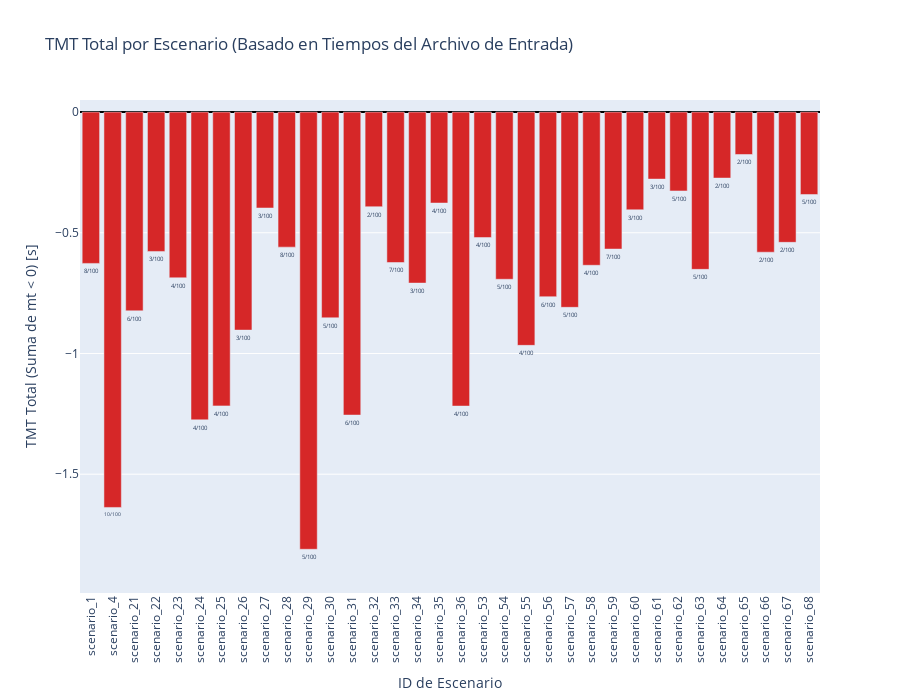

The code cell stored with this chart in its notebook:
### Markdown cell above
# Analisys

### Code cell
import json
import os
import math
import pandas as pd
import plotly.graph_objects as go
from plotly.subplots import make_subplots
import logging
import numpy as np # Para isnan
from typing import Dict, List, Any, Optional

# Configuración básica de logging
logging.basicConfig(level=logging.INFO, format='%(asctime)s - %(levelname)s - %(message)s')
logger = logging.getLogger(__name__)

# --- Constantes ---
CTI = 0.2  # Intervalo de tiempo de coordinación típico (en segundos)

# --- Rutas de los archivos ---
# ENTRADA: Archivo con la lista de pares, incluyendo 'Time_out' en cada relé
INPUT_FILE = "/Users/gustavo/Documents/Projects/TESIS_UNAL/ADAPTIVE_ALGORITHM/data/processed/model/input_data.json"
# SALIDA (Opcional): Gráfico HTML
# PLOT_OUTPUT_PATH = "/Users/gustavo/Documents/Projects/TESIS_UNAL/ADAPTIVE_ALGORITHM/data/processed/model/tmt_analysis_all_scenarios_from_input_times.html"

logger.info(f"Archivo de entrada: {INPUT_FILE}")

# %%
# Celda 2: Funciones de Ayuda (Carga)

def load_json_file(file_path: str) -> Optional[Any]:
    """Loads data from a JSON file."""
    try:
        with open(file_path, 'r') as file: data = json.load(file)
        logger.info(f"Archivo cargado: {file_path}"); return data
    except FileNotFoundError: logger.error(f"No encontrado: {file_path}"); return None
    except json.JSONDecodeError as e: logger.error(f"JSON inválido: {file_path}: {e}"); return None
    except Exception as e: logger.error(f"Error carga {file_path}: {e}"); return None

# %%
# Celda 3: Carga y Agrupación de Datos por Escenario

logger.info("Cargando y agrupando datos por escenario...")
relay_pairs_data = load_json_file(INPUT_FILE)

if relay_pairs_data is None:
    raise SystemExit("Error crítico al cargar archivo de entrada.")
if not isinstance(relay_pairs_data, list):
     raise SystemExit("Error de formato en archivo de entrada (se espera lista).")

# Crear mapa de pares originales: scenario_id -> [list of pairs]
original_pairs_map: Dict[str, List[Dict]] = {}
total_original_pairs_read = 0
skipped_pairs_structure = 0
for pair in relay_pairs_data:
    s_id = pair.get("scenario_id")
    # Validar estructura mínima y la presencia de Time_out antes de agrupar
    main_info = pair.get('main_relay')
    backup_info = pair.get('backup_relay')
    if s_id and isinstance(main_info, dict) and isinstance(backup_info, dict) and \
       'Time_out' in main_info and 'Time_out' in backup_info:
        if s_id not in original_pairs_map: original_pairs_map[s_id] = []
        original_pairs_map[s_id].append(pair)
        total_original_pairs_read += 1
    else:
        skipped_pairs_structure += 1
        # logger.warning(f"Par omitido por estructura/Time_out inválido: {pair.get('scenario_id', 'N/A')}")

logger.info(f"Datos agrupados: {len(original_pairs_map)} escenarios encontrados.")
logger.info(f"{total_original_pairs_read} pares válidos leídos y agrupados.")
if skipped_pairs_structure > 0:
    logger.warning(f"{skipped_pairs_structure} pares fueron omitidos durante la carga debido a estructura o Time_out faltante.")


# %%
# Celda 4: Calcular Métricas de Coordinación para Todos los Escenarios (Usando Tiempos Existentes)

logger.info("Calculando TMT y métricas para cada escenario usando los Time_out existentes...")
scenario_results: Dict[str, Dict[str, Any]] = {}

if not original_pairs_map:
     raise SystemExit("No hay datos de escenario para procesar.")

for scenario_id, pairs_for_scenario in original_pairs_map.items():
    tmt_for_scenario = 0.0
    miscoordination_count = 0
    valid_pairs_evaluated = 0
    max_neg_mt_scenario = 0.0
    skipped_this_scenario = 0

    for pair_entry in pairs_for_scenario:
        main_relay_info = pair_entry.get('main_relay') # Ya validado que existe
        backup_relay_info = pair_entry.get('backup_relay') # Ya validado que existe

        # Obtener tiempos existentes
        main_time = main_relay_info.get('Time_out')
        backup_time = backup_relay_info.get('Time_out')

        # Validar que los tiempos son números válidos
        if not isinstance(main_time, (int, float)) or math.isnan(main_time) or \
           not isinstance(backup_time, (int, float)) or math.isnan(backup_time):
            # logger.warning(f"({scenario_id}) Tiempos inválidos en par {main_relay_info.get('relay')}/{backup_relay_info.get('relay')}. Omitido.")
            skipped_this_scenario += 1
            continue

        # --- Calcular delta_t y mt con tiempos existentes ---
        delta_t = backup_time - main_time - CTI
        mt = min(0, delta_t) # Penalización solo si delta_t es negativo

        valid_pairs_evaluated += 1
        if mt < -1e-6: # Usar tolerancia
            miscoordination_count += 1
            tmt_for_scenario += mt
            max_neg_mt_scenario = min(max_neg_mt_scenario, mt)

    # Almacenar resultados del escenario
    if valid_pairs_evaluated > 0:
        scenario_results[scenario_id] = {
            "TMT": tmt_for_scenario,
            "MiscoordinatedCount": miscoordination_count,
            "TotalPairsEvaluated": valid_pairs_evaluated,
            "MaxNegativeMT": max_neg_mt_scenario
        }
        # Log resumido por escenario
        # logger.info(f"Resultados {scenario_id}: TMT={tmt_for_scenario:.4f}, Descoordinados={miscoordination_count}/{valid_pairs_evaluated}")
        if skipped_this_scenario > 0:
             logger.warning(f"({scenario_id}) Se omitieron {skipped_this_scenario} pares adicionales durante el cálculo por tiempos inválidos.")
    elif pairs_for_scenario: # Si había pares pero ninguno fue válido
         logger.warning(f"({scenario_id}) No se evaluaron pares válidos (problemas con Time_out?).")


logger.info(f"Cálculo de TMT completado para {len(scenario_results)} escenarios.")

# %%
# Celda 5: Análisis - Mostrar los 54 Mejores Escenarios por TMT

if not scenario_results:
    logger.error("No hay resultados de escenario para analizar.")
else:
    # Convertir a DataFrame
    df_results = pd.DataFrame.from_dict(scenario_results, orient='index')
    df_results.index.name = 'scenario_id'
    df_results = df_results.reset_index()

    # Ordenar por TMT (descendente: mejor primero)
    df_results_sorted_by_tmt = df_results.sort_values(by='TMT', ascending=False)

    # Seleccionar los 54 mejores diferentes de cero
    top_54_scenarios = df_results_sorted_by_tmt[df_results_sorted_by_tmt['TMT'] != 0].head(54)
    # top_54_scenarios = df_results_sorted_by_tmt.head(54)

    print("\n--- Mejores 54 Escenarios por TMT (Basado en Tiempos del Archivo de Entrada) ---")
    pd.set_option('display.max_rows', 60) # Mostrar suficientes filas
    # Mostrar columnas relevantes
    print(top_54_scenarios[['scenario_id', 'TMT', 'MiscoordinatedCount', 'TotalPairsEvaluated', 'MaxNegativeMT']].round(5))
    pd.reset_option('display.max_rows')

    # Guardar en CSV (Opcional)
    # try:
    #     top_54_scenarios.to_csv("top_54_scenarios_by_tmt_input_times.csv", index=False)
    #     logger.info("Datos de los 54 mejores escenarios guardados en top_54_scenarios_by_tmt_input_times.csv")
    # except Exception as e:
    #     logger.error(f"No se pudo guardar el CSV: {e}")


# %%
# Celda 6: Visualización - Gráfico de Barras del TMT para Todos los Escenarios

if not scenario_results:
    logger.error("No hay resultados de TMT para graficar.")
elif 'df_results' not in locals():
     logger.error("DataFrame df_results no fue creado. No se puede graficar.")
else:
    logger.info("Generando gráfico de barras de TMT para todos los escenarios...")

    # Ordenar por ID de escenario para el gráfico
    def get_scenario_num(s_id):
        try: return int(s_id.split('_')[-1])
        except: return float('inf') # Poner nombres no estándar al final

    df_results_plot_sorted = df_results.copy()
    df_results_plot_sorted['scenario_num'] = df_results_plot_sorted['scenario_id'].apply(get_scenario_num)
    df_results_plot_sorted = df_results_plot_sorted.sort_values(by='scenario_num')

    # Extraer datos ordenados
    scenario_labels_plot = df_results_plot_sorted['scenario_id'].tolist()
    tmt_values_plot = df_results_plot_sorted['TMT'].tolist()
    miscoord_counts_plot = df_results_plot_sorted['MiscoordinatedCount'].tolist()
    total_pairs_plot = df_results_plot_sorted['TotalPairsEvaluated'].tolist()
    max_neg_mt_plot = df_results_plot_sorted['MaxNegativeMT'].tolist()

    # Textos de hover
    hover_texts_plot = [
        f"<b>{s_id}</b><br>" +
        f"TMT: {tmt:.4f}<br>" +
        f"Descoordinados: {mc}/{tp}<br>" +
        f"Peor MT Individual: {max_neg_mt:.4f}"
        for s_id, tmt, mc, tp, max_neg_mt in zip(scenario_labels_plot, tmt_values_plot, miscoord_counts_plot, total_pairs_plot, max_neg_mt_plot)
    ]

    # Colores (ajustar umbrales si es necesario)
    colors = ['#2ca02c' if tmt >= -0.001 else '#ff7f0e' if tmt >= -0.05 else '#d62728' # Verde, Naranja, Rojo
              for tmt in tmt_values_plot]

    # Crear figura
    fig_tmt_all = go.Figure(data=[
        go.Bar(
            x=scenario_labels_plot,
            y=tmt_values_plot,
            text=[f"{mc}/{tp}" if tp > 0 else "N/A" for mc, tp in zip(miscoord_counts_plot, total_pairs_plot)], # Mostrar Descoord/Total
            textposition='outside',
            textfont_size=8,
            hovertext=hover_texts_plot,
            hoverinfo='text',
            marker_color=colors
        )
    ])

    fig_tmt_all.update_layout(
        title="TMT Total por Escenario (Basado en Tiempos del Archivo de Entrada)",
        xaxis_title="ID de Escenario",
        yaxis_title="TMT Total (Suma de mt < 0) [s]",
        yaxis=dict(range=[min(tmt_values_plot + [-0.1]) * 1.1, max(tmt_values_plot + [0.05])]), # Ajustar rango eje Y
        yaxis_zeroline=True, yaxis_zerolinewidth=2, yaxis_zerolinecolor='black',
        xaxis={'type': 'category', 'tickangle': -90}, # Rotar etiquetas
        height=700, # Ajustar altura si hay muchos escenarios
        bargap=0.2,
        hovermode='x unified'
    )

    # Mostrar y guardar
    fig_tmt_all.show()
    # try:
    #     output_dir = os.path.dirname(PLOT_OUTPUT_PATH)
    #     if output_dir: os.makedirs(output_dir, exist_ok=True)
    #     fig_tmt_all.write_html(PLOT_OUTPUT_PATH)
    #     logger.info(f"Gráfico guardado en: {PLOT_OUTPUT_PATH}")
    # except Exception as e:
    #     logger.error(f"No se pudo guardar el gráfico en {PLOT_OUTPUT_PATH}: {e}")


logger.info("--- Análisis de TMT para todos los escenarios (basado en tiempos de entrada) Finalizado ---")

### Figure 1 — Plotly figure (JSON) as saved in the notebook; plotly's stock layout.template omitted (floating-point values rounded to 4 significant figures)
{"data": [{"hoverinfo": "text", "hovertext": ["<b>scenario_1</b><br>TMT: -0.6269<br>Descoordinados: 8/100<br>Peor MT Individual: -0.2776", "<b>scenario_4</b><br>TMT: -1.6377<br>Descoordinados: 10/100<br>Peor MT Individual: -0.6305", "<b>scenario_21</b><br>TMT: -0.8233<br>Descoordinados: 6/100<br>Peor MT Individual: -0.4768", "<b>scenario_22</b><br>TMT: -0.5773<br>Descoordinados: 3/100<br>Peor MT Individual: -0.3538", "<b>scenario_23</b><br>TMT: -0.6865<br>Descoordinados: 4/100<br>Peor MT Individual: -0.5424", "<b>scenario_24</b><br>TMT: -1.2749<br>Descoordinados: 4/100<br>Peor MT Individual: -0.6915", "<b>scenario_25</b><br>TMT: -1.2170<br>Descoordinados: 4/100<br>Peor MT Individual: -0.4999", "<b>scenario_26</b><br>TMT: -0.9031<br>Descoordinados: 3/100<br>Peor MT Individual: -0.6953", "<b>scenario_27</b><br>TMT: -0.3974<br>Descoordinados: 3/100<br>Peor MT Individual: -0.3087", "<b>scenario_28</b><br>TMT: -0.5595<br>Descoordinados: 8/100<br>Peor MT Individual: -0.2964", "<b>scenario_29</b><br>TMT: -1.8110<br>Descoordinados: 5/100<br>Peor MT Individual: -0.8498", "<b>scenario_30</b><br>TMT: -0.8522<br>Descoordinados: 5/100<br>Peor MT Individual: -0.6209", "<b>scenario_31</b><br>TMT: -1.2550<br>Descoordinados: 6/100<br>Peor MT Individual: -0.6636", "<b>scenario_32</b><br>TMT: -0.3921<br>Descoordinados: 2/100<br>Peor MT Individual: -0.3164", "<b>scenario_33</b><br>TMT: -0.6231<br>Descoordinados: 7/100<br>Peor MT Individual: -0.3220", "<b>scenario_34</b><br>TMT: -0.7084<br>Descoordinados: 3/100<br>Peor MT Individual: -0.6271", "<b>scenario_35</b><br>TMT: -0.3768<br>Descoordinados: 4/100<br>Peor MT Individual: -0.1764", "<b>scenario_36</b><br>TMT: -1.2178<br>Descoordinados: 4/100<br>Peor MT Individual: -1.1371", "<b>scenario_53</b><br>TMT: -0.5197<br>Descoordinados: 4/100<br>Peor MT Individual: -0.2176", "<b>scenario_54</b><br>TMT: -0.6925<br>Descoordinados: 5/100<br>Peor MT Individual: -0.3494", "<b>scenario_55</b><br>TMT: -0.9663<br>Descoordinados: 4/100<br>Peor MT Individual: -0.4492", "<b>scenario_56</b><br>TMT: -0.7648<br>Descoordinados: 6/100<br>Peor MT Individual: -0.5216", "<b>scenario_57</b><br>TMT: -0.8088<br>Descoordinados: 5/100<br>Peor MT Individual: -0.3314", "<b>scenario_58</b><br>TMT: -0.6346<br>Descoordinados: 4/100<br>Peor MT Individual: -0.5270", "<b>scenario_59</b><br>TMT: -0.5674<br>Descoordinados: 7/100<br>Peor MT Individual: -0.2068", "<b>scenario_60</b><br>TMT: -0.4049<br>Descoordinados: 3/100<br>Peor MT Individual: -0.2501", "<b>scenario_61</b><br>TMT: -0.2776<br>Descoordinados: 3/100<br>Peor MT Individual: -0.1816", "<b>scenario_62</b><br>TMT: -0.3267<br>Descoordinados: 5/100<br>Peor MT Individual: -0.1719", "<b>scenario_63</b><br>TMT: -0.6515<br>Descoordinados: 5/100<br>Peor MT Individual: -0.3504", "<b>scenario_64</b><br>TMT: -0.2734<br>Descoordinados: 2/100<br>Peor MT Individual: -0.2711", "<b>scenario_65</b><br>TMT: -0.1757<br>Descoordinados: 2/100<br>Peor MT Individual: -0.1462", "<b>scenario_66</b><br>TMT: -0.5804<br>Descoordinados: 2/100<br>Peor MT Individual: -0.4411", "<b>scenario_67</b><br>TMT: -0.5396<br>Descoordinados: 2/100<br>Peor MT Individual: -0.3716", "<b>scenario_68</b><br>TMT: -0.3414<br>Descoordinados: 5/100<br>Peor MT Individual: -0.1772"], "marker": {"color": ["#d62728", "#d62728", "#d62728", "#d62728", "#d62728", "#d62728", "#d62728", "#d62728", "#d62728", "#d62728", "#d62728", "#d62728", "#d62728", "#d62728", "#d62728", "#d62728", "#d62728", "#d62728", "#d62728", "#d62728", "#d62728", "#d62728", "#d62728", "#d62728", "#d62728", "#d62728", "#d62728", "#d62728", "#d62728", "#d62728", "#d62728", "#d62728", "#d62728", "#d62728"]}, "text": ["8/100", "10/100", "6/100", "3/100", "4/100", "4/100", "4/100", "3/100", "3/100", "8/100", "5/100", "5/100", "6/100", "2/100", "7/100", "3/100", "4/100", "4/100", "4/100", "5/100", "4/100", "6/100", "5/100", "4/100", "7/100", "3/100", "3/100", "5/100", "5/100", "2/100", "2/100", "2/100", "2/100", "5/100"], "textfont": {"size": 8}, "textposition": "outside", "type": "bar", "x": ["scenario_1", "scenario_4", "scenario_21", "scenario_22", "scenario_23", "scenario_24", "scenario_25", "scenario_26", "scenario_27", "scenario_28", "scenario_29", "scenario_30", "scenario_31", "scenario_32", "scenario_33", "scenario_34", "scenario_35", "scenario_36", "scenario_53", "scenario_54", "scenario_55", "scenario_56", "scenario_57", "scenario_58", "scenario_59", "scenario_60", "scenario_61", "scenario_62", "scenario_63", "scenario_64", "scenario_65", "scenario_66", "scenario_67", "scenario_68"], "y": [-0.6269, -1.638, -0.8233, -0.5773, -0.6865, -1.275, -1.217, -0.9031, -0.3974, -0.5595, -1.811, -0.8522, -1.255, -0.3921, -0.6231, -0.7084, -0.3768, -1.218, -0.5197, -0.6925, -0.9663, -0.7648, -0.8088, -0.6346, -0.5674, -0.4049, -0.2776, -0.3267, -0.6515, -0.2734, -0.1757, -0.5804, -0.5396, -0.3414]}], "layout": {"bargap": 0.2, "height": 700, "hovermode": "x unified", "title": {"text": "TMT Total por Escenario (Basado en Tiempos del Archivo de Entrada)"}, "xaxis": {"tickangle": -90, "title": {"text": "ID de Escenario"}, "type": "category"}, "yaxis": {"range": [-1.992, 0.05], "title": {"text": "TMT Total (Suma de mt < 0) [s]"}, "zeroline": true, "zerolinecolor": "black", "zerolinewidth": 2}}}
